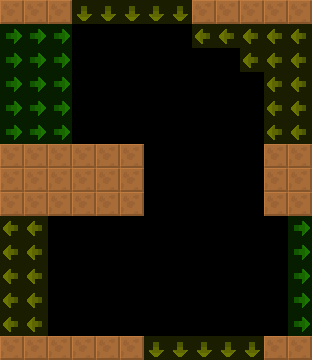

This game map was drawn from its Tiled (.tmx) file and the tilesets committed beside it. A one-line description and the trimmed map source follow:
An orthogonal 13x15 tile map with 24x24 px tiles, 2 tile layers (col, lnk), 2 tilesets and 3 objects (SubTeleportTarget, BreakableGround, SubTeleport).

<map version="1.4" tiledversion="1.4.2" orientation="orthogonal" renderorder="right-down" width="13" height="15" tilewidth="24" tileheight="24" infinite="0" nextlayerid="4" nextobjectid="8">
 <tileset firstgid="6" source="../../lnk.tsx" />
 <tileset firstgid="1" source="../../col.tsx" />
 <layer id="1" name="col" width="13" height="15">
  <data>[195 cells, 40 non-empty, 1 distinct tile ids]</data>
 </layer>
 <layer id="2" name="lnk" width="13" height="15" opacity="0.5">
  <data>[195 cells, 54 non-empty, 3 distinct tile ids]</data>
 </layer>
 <objectgroup id="3" name="markers" opacity="0.5">
  <object id="1" name="SubTeleportTarget" type="SubTeleportTarget" x="96" y="120" width="24" height="24">
   <properties>
    <property name="yr" value="0" />
    <property name="xr" value="0" />
   </properties>
  </object>
  <object id="2" name="BreakableGround" type="BreakableGround" x="144" y="144" width="120" height="72">
   <properties>
    <property name="yr" value="0" />
    <property name="xr" value="0" />
   </properties>
  </object>
  <object id="3" name="SubTeleport" type="SubTeleport" x="96" y="312" width="24" height="24">
   <properties>
    <property name="yr" value="0" />
    <property name="xr" value="0" />
   </properties>
  </object>
 </objectgroup>
</map>
